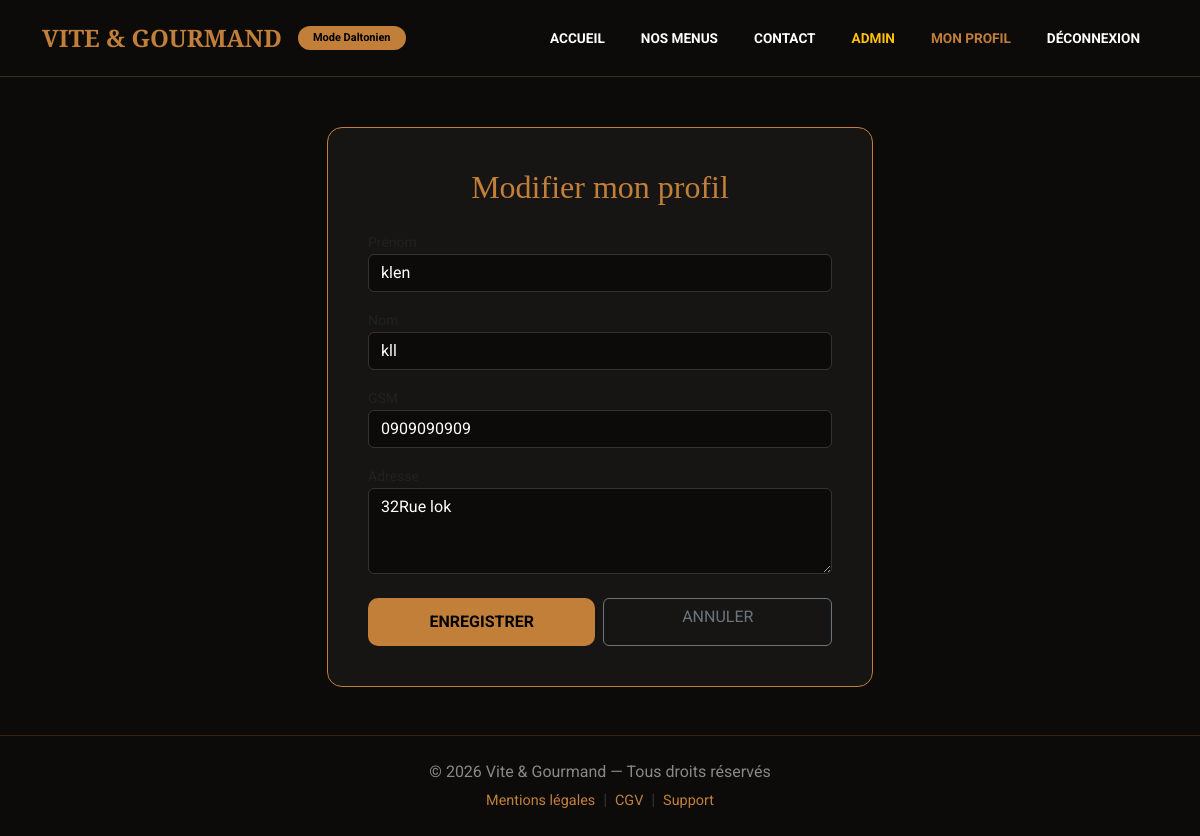
The page /pages/edit_profil.php (signed in) on the database its author committed.
### tables this page shows
CREATE TABLE `utilisateurs` (
  `id` int(11) NOT NULL,
  `identifiant` varchar(50) NOT NULL,
  `mot_de_passe` varchar(255) NOT NULL,
  `role` varchar(50) NOT NULL,
  `nom` varchar(100) NOT NULL,
  `prenom` varchar(100) NOT NULL,
  `gsm` varchar(20) NOT NULL,
  `adresse` text NOT NULL,
  `is_active` tinyint(1) NOT NULL DEFAULT 1
);

### includes/user.php (called while the page is built, shortened)
<?php
class User {
    private $conn;
    private $table_name = "utilisateurs";
    public function __construct($db) {
        $this->conn = $db;
    }
    public function getOneById($id) {
        $query = "SELECT id, nom, prenom, identifiant, gsm, adresse, role, is_active
                  FROM " . $this->table_name . "
                  WHERE id = :id LIMIT 1";
        $stmt = $this->conn->prepare($query);
        $stmt->bindParam(':id', $id);
        $stmt->execute();
        return $stmt->fetch(PDO::FETCH_ASSOC);
    }
}
?>

### pages/edit_profil.php (the view, shortened to what this page needs)
<?php
require_once '../includes/header.php';
require_once '../includes/user.php';
$database = new Database();
$db = $database->getConnection();
$user = new User($db);
$userInfo = $user->getOneById($_SESSION['user_id']);
?>
<div class="container">
    <div class="row justify-content-center">
        <div class="col-md-6">
            <div class="edit-card">
                <h2 class="text-center" style="color: #C17F3A; font-family: 'Playfair Display';">Modifier mon profil</h2>
                <form method="POST" class="mt-4">
                    <div class="mb-3">
                        <label class="small text-muted">Prénom</label>
                        <input type="text" name="prenom" class="form-control" value="<?= htmlspecialchars($userInfo['prenom']) ?>" required>
                    </div>
                    <div class="mb-3">
                        <label class="small text-muted">Nom</label>
                        <input type="text" name="nom" class="form-control" value="<?= htmlspecialchars($userInfo['nom']) ?>" required>
                    </div>
                    <div class="mb-3">
                        <label class="small text-muted">GSM</label>
                        <input type="text" name="gsm" class="form-control" value="<?= htmlspecialchars($userInfo['gsm']) ?>" required>
                    </div>
                    <div class="mb-3">
                        <label class="small text-muted">Adresse</label>
                        <textarea name="adresse" class="form-control" rows="3" required><?= htmlspecialchars($userInfo['adresse']) ?></textarea>
                    </div>
                    <div class="d-flex gap-2 mt-4">
                        <button type="submit" class="btn btn-gold w-100">ENREGISTRER</button>
                        <a href="profil.php" class="btn btn-outline-secondary w-100">ANNULER</a>
                    </div>
                </form>
            </div>
        </div>
    </div>
</div>
<?php require_once '../includes/footer.php'; ?>

### includes/header.php (style rules this page uses)
:root { --gold: #C17F3A; --dark-bg: #0c0b0a; }
body { font-family: 'Roboto', sans-serif; background-color: var(--dark-bg); color: white; margin: 0; transition: filter 0.3s ease; }

### pages/edit_profil.php (style rules this page uses)
body { background-color: #0c0b0a !important; color: white; }
.edit-card { background: #161513; border: 1px solid #C17F3A; border-radius: 15px; padding: 40px; margin-top: 50px; }
.form-control { background-color: #0c0b0a !important; border: 1px solid #333 !important; color: white !important; }
.btn-gold { background: #C17F3A; color: black; font-weight: bold; border: none; padding: 12px; border-radius: 10px; transition: 0.3s; }

### rows shown on the page
utilisateurs: prenom "klen", nom "kll", gsm "0909090909", adresse "32Rue lok"
